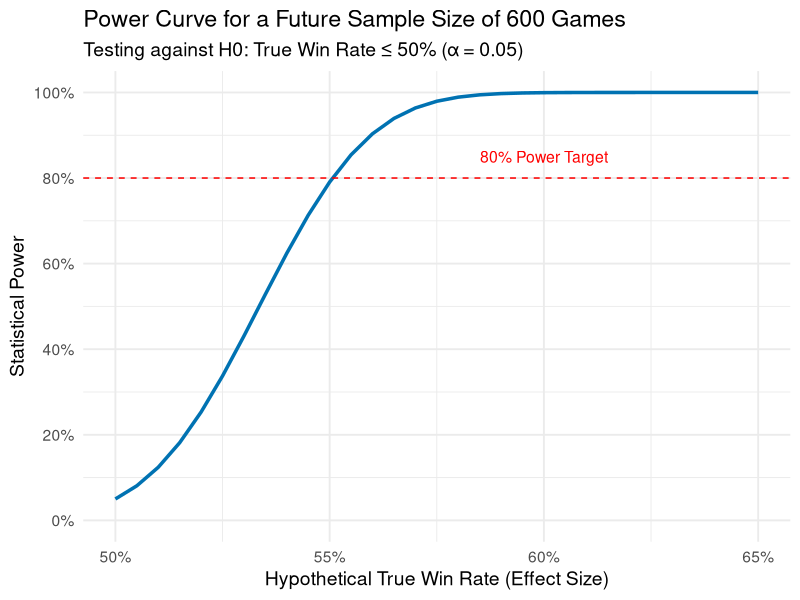

This figure's R source:
## 05b_POWER_CURVE_FUTURE
##
## Input:  None (parameters are defined in the script)
## Output: An R object 'power_curve_future' created in memory.
##
## This script generates a power curve for a hypothetical future, larger sample
## size to visualize how test sensitivity increases as more data is collected.

# --------------------------------------------------------------------------
# 1. SETUP & DEFINE PARAMETERS
# --------------------------------------------------------------------------
library(pwr)
library(ggplot2)

# --- Define the fixed parameters for our plot ---
# We set a hypothetical future sample size to simulate the analysis.
SAMPLE_SIZE <- 600
ALPHA_LEVEL <- 0.05
NULL_HYPOTHESIS_P <- 0.50

# --- Create a sequence of effect sizes to test ---
# We'll generate a smooth curve by testing a range of hypothetical win rates.
p1_effect_sizes <- seq(0.50, 0.65, by = 0.005)


# --------------------------------------------------------------------------
# 2. CALCULATE POWER FOR EACH EFFECT SIZE
# --------------------------------------------------------------------------

# Convert the win rates (p1) to the effect size 'h' needed by the pwr package
h_values <- ES.h(p1 = p1_effect_sizes, p2 = NULL_HYPOTHESIS_P)

# Calculate the power for each effect size 'h' at our fixed sample size
power_results <- pwr.p.test(
  h = h_values,
  n = SAMPLE_SIZE,
  sig.level = ALPHA_LEVEL,
  alternative = "greater"
)

# Create a data frame for plotting the results
plot_data_future <- data.frame(
  True_Win_Rate = p1_effect_sizes,
  Power = power_results$power
)


# --------------------------------------------------------------------------
# 3. CREATE THE PLOT OBJECT
# --------------------------------------------------------------------------
# This is the final object this "silent engine" script will produce.
# We name it differently to avoid conflicts with the first power curve.
power_curve_future <- ggplot(plot_data_future, aes(x = True_Win_Rate, y = Power)) +
  geom_line(color = "#0072B2", linewidth = 1.2) +
  
  # Add a horizontal line and label for the standard 80% power target
  geom_hline(yintercept = 0.80, linetype = "dashed", color = "red") +
  annotate("text", x = 0.60, y = 0.85, label = "80% Power Target", color = "red", size = 4) +
  
  # Format axes to be clear and readable
  scale_y_continuous(labels = scales::percent, limits = c(0, 1), breaks = seq(0, 1, 0.2)) +
  scale_x_continuous(labels = scales::percent) +
  
  # Add informative titles and labels
  labs(title = paste("Power Curve for a Future Sample Size of", SAMPLE_SIZE, "Games"),
       subtitle = paste0("Testing against H0: True Win Rate ≤ ", NULL_HYPOTHESIS_P*100, "% (α = 0.05)"),
       x = "Hypothetical True Win Rate (Effect Size)", 
       y = "Statistical Power") +
  theme_minimal(base_size = 14)
